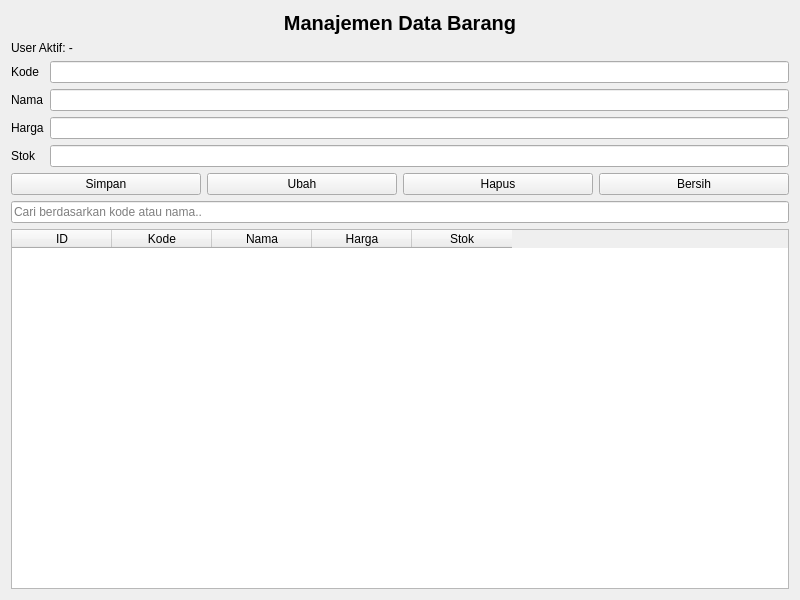
<?xml version="1.0" encoding="UTF-8"?>
<ui version="4.0">
 <class>BarangForm</class>
 <widget class="QWidget" name="BarangForm">
  <property name="geometry">
   <rect>
    <x>0</x>
    <y>0</y>
    <width>800</width>
    <height>600</height>
   </rect>
  </property>
  <property name="windowTitle">
   <string>Form Data Barang</string>
  </property>
  <layout class="QVBoxLayout" name="verticalLayout">
   <item>
    <widget class="QLabel" name="labelTitle">
     <property name="styleSheet">
      <string notr="true">font-size:20px; font-weight:bold;</string>
     </property>
     <property name="text">
      <string>Manajemen Data Barang</string>
     </property>
     <property name="alignment">
      <set>Qt::AlignmentFlag::AlignCenter</set>
     </property>
    </widget>
   </item>
   <item>
    <widget class="QLabel" name="labelUserAktif">
     <property name="text">
      <string>User Aktif: -</string>
     </property>
    </widget>
   </item>
   <item>
    <layout class="QFormLayout" name="formLayout">
     <item row="0" column="0">
      <widget class="QLabel" name="labelKode">
       <property name="text">
        <string>Kode</string>
       </property>
      </widget>
     </item>
     <item row="0" column="1">
      <widget class="QLineEdit" name="input_kode"/>
     </item>
     <item row="1" column="0">
      <widget class="QLabel" name="labelNama">
       <property name="text">
        <string>Nama</string>
       </property>
      </widget>
     </item>
     <item row="1" column="1">
      <widget class="QLineEdit" name="input_nama"/>
     </item>
     <item row="2" column="0">
      <widget class="QLabel" name="labelHarga">
       <property name="text">
        <string>Harga</string>
       </property>
      </widget>
     </item>
     <item row="2" column="1">
      <widget class="QLineEdit" name="input_harga"/>
     </item>
     <item row="3" column="0">
      <widget class="QLabel" name="labelStok">
       <property name="text">
        <string>Stok</string>
       </property>
      </widget>
     </item>
     <item row="3" column="1">
      <widget class="QLineEdit" name="input_stok"/>
     </item>
    </layout>
   </item>
   <item>
    <layout class="QHBoxLayout" name="buttonLayout">
     <item>
      <widget class="QPushButton" name="btnSimpan">
       <property name="text">
        <string>Simpan</string>
       </property>
      </widget>
     </item>
     <item>
      <widget class="QPushButton" name="btnUbah">
       <property name="text">
        <string>Ubah</string>
       </property>
      </widget>
     </item>
     <item>
      <widget class="QPushButton" name="btnHapus">
       <property name="text">
        <string>Hapus</string>
       </property>
      </widget>
     </item>
     <item>
      <widget class="QPushButton" name="btnBersih">
       <property name="text">
        <string>Bersih</string>
       </property>
      </widget>
     </item>
    </layout>
   </item>
   <item>
    <widget class="QLineEdit" name="input_cari">
     <property name="placeholderText">
      <string>Cari berdasarkan kode atau nama..</string>
     </property>
    </widget>
   </item>
   <item>
    <widget class="QTableWidget" name="tableBarang">
     <property name="editTriggers">
      <set>QAbstractItemView::EditTrigger::NoEditTriggers</set>
     </property>
     <column>
      <property name="text">
       <string>ID</string>
      </property>
     </column>
     <column>
      <property name="text">
       <string>Kode</string>
      </property>
     </column>
     <column>
      <property name="text">
       <string>Nama</string>
      </property>
     </column>
     <column>
      <property name="text">
       <string>Harga</string>
      </property>
     </column>
     <column>
      <property name="text">
       <string>Stok</string>
      </property>
     </column>
    </widget>
   </item>
  </layout>
 </widget>
 <resources/>
 <connections/>
</ui>
